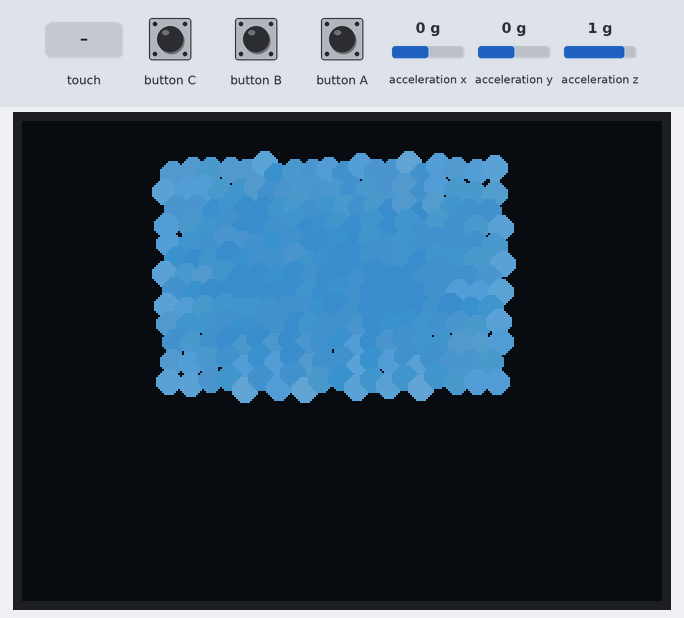
Bench run of a sketch on a simulated ESP32-S3. Parts: 320×240 colour display. Inputs (shaded band) come from the test bench; at power-on: acceleration x 0 g, acceleration y 0 g, acceleration z 1 g. Random numbers use the default seed unless the sketch sets one.

Above: at 1.3 s.
1.4 s: acceleration x set to -1.4 g
At 1.79 s:
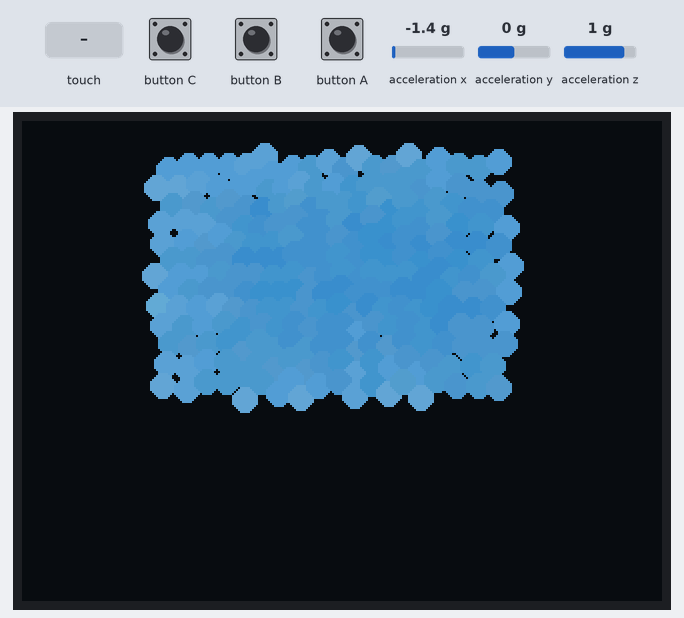
3.8 s: touch panel pressed at 13 % / 10 % of its raw x / y range
At 4.11 s:
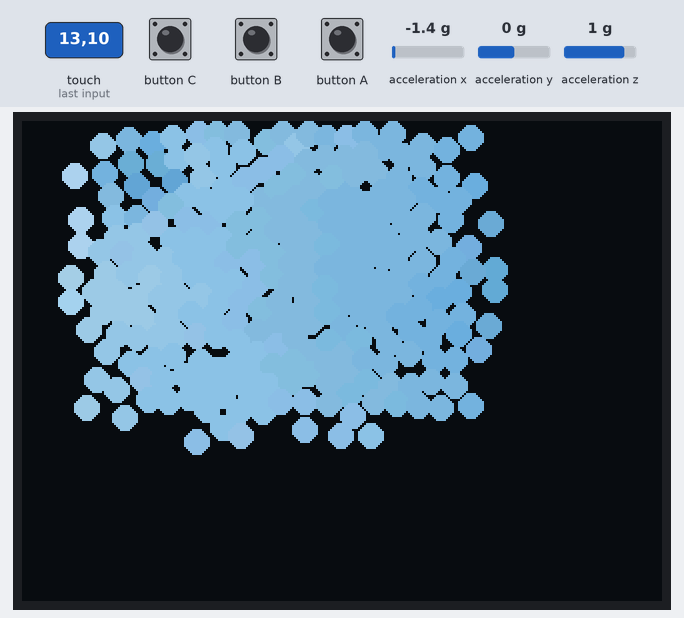
6.2 s: acceleration y set to -1.4 g
At 8.3 s:
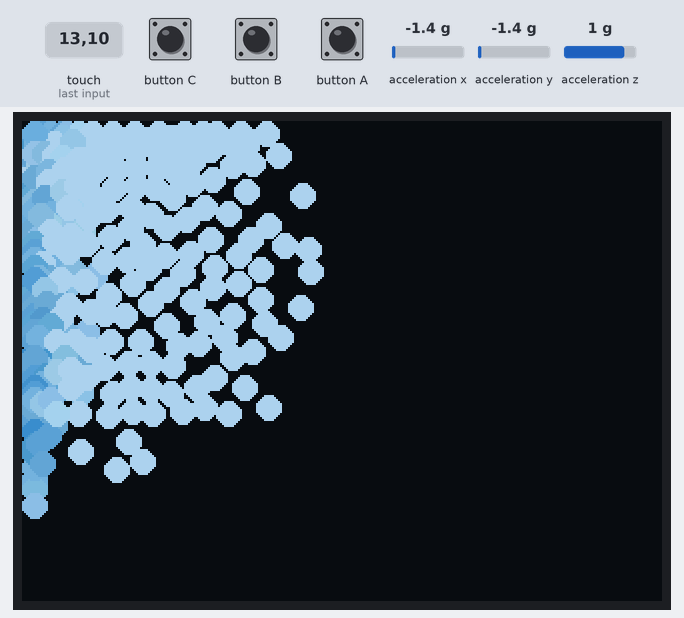
8.5 s: touch panel pressed at 13 % / 30 % of its raw x / y range
At 9.15 s:
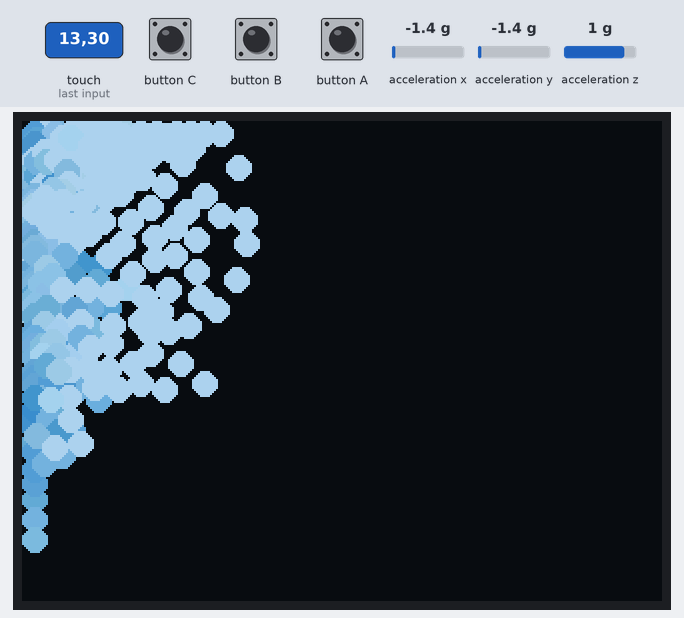
11.5 s: touch panel pressed at 38 % / 10 % of its raw x / y range
At 12.38 s:
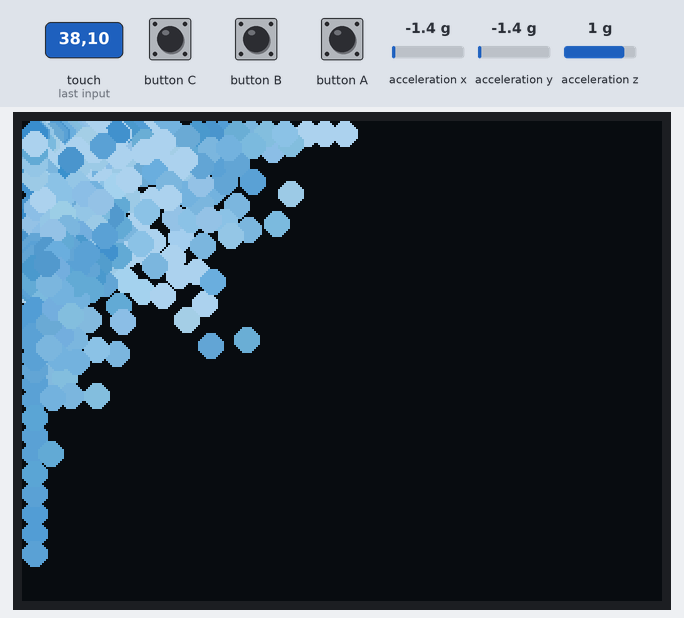
14.5 s: acceleration x set to -0.8 g
At 16.2 s:
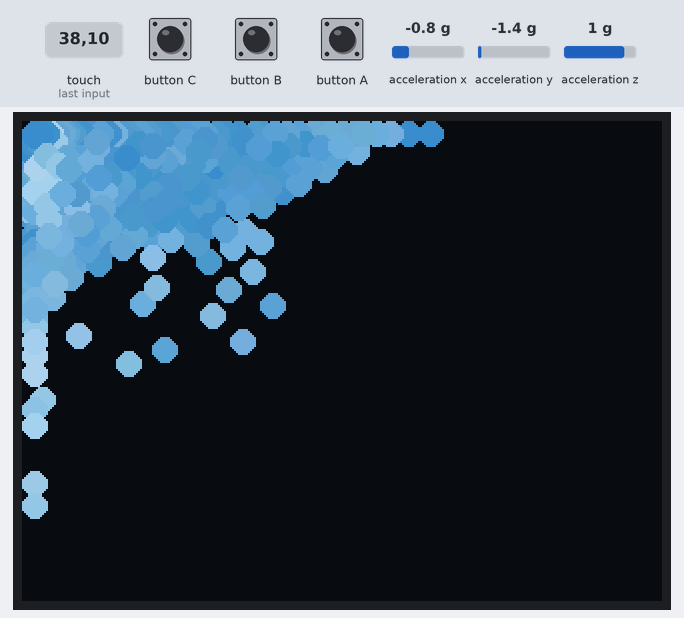
Timing chart, 0 to 17.7 s (numbered marks = the images above; inputs shaded):
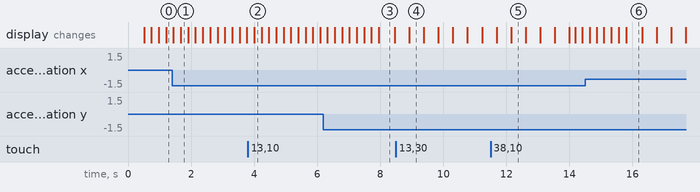

The sketch:

cores3_fluid.ino
```cpp
// cores3_fluid.ino
// -----------------------------------------------------------------------------
// M5Stack CoreS3 用 加速度センサ・デモ「揺れる水」
//
//   本体を傾けると、IMU の加速度が重力になって水（粒子）が流れ・溜まり・跳ねる。
//   画面をなぞると、その場所の水をかき混ぜられる。
//
// 位置ベース(PBD)の簡易粒子法。粒子どうしを最小間隔まで押し合うことで
// 非圧縮っぽい「液体」の見た目を出している。近傍探索は空間グリッドで高速化。
//
// 追加センサ不要。CoreS3 内蔵の 液晶 / IMU / タッチ だけで動く。
// 必要ライブラリ: M5Unified
// -----------------------------------------------------------------------------
#include <M5Unified.h>

// ---- パラメータ -------------------------------------------------------------
static constexpr int   N        = 260;    // 粒子数
static constexpr float H_RAD    = 10.0f;   // 相互作用（＝最小間隔）半径
static constexpr float DRAW_R   = 6.0f;    // 描画半径（H_RADより気持ち大きく＝溶け合う）
static constexpr float GRAV     = 0.30f;   // 重力の強さ
static constexpr float DAMP     = 0.98f;   // 減衰
static constexpr float STIFF    = 0.30f;   // 押し合いの強さ
static constexpr int   ITERS    = 2;       // 押し合いの反復回数
static constexpr float VMAX     = 8.0f;    // 速度上限（暴走防止）

// ---- 空間グリッド（近傍探索用）---------------------------------------------
static constexpr int   CS       = (int)H_RAD;   // セル一辺
static constexpr int   GC_MAX   = 320 / CS + 2;
static constexpr int   GR_MAX   = 240 / CS + 2;
int   head[GC_MAX * GR_MAX];
int   nxt[N];
int   GC, GR;

// ---- 粒子 -------------------------------------------------------------------
float px[N], py[N], vx[N], vy[N], ppx[N], ppy[N];

M5Canvas canvas(&M5.Display);
int      W, H;
uint16_t BG, WATER, FOAM;

uint16_t lerp565(uint16_t a, uint16_t b, float t) {
  int ar = (a >> 11) & 0x1F, ag = (a >> 5) & 0x3F, ab = a & 0x1F;
  int br = (b >> 11) & 0x1F, bg = (b >> 5) & 0x3F, bb = b & 0x1F;
  return (int(ar + (br - ar) * t) << 11) | (int(ag + (bg - ag) * t) << 5) | int(ab + (bb - ab) * t);
}

inline int cellOf(float x, float y) {
  int cx = constrain((int)(x / CS), 0, GC - 1);
  int cy = constrain((int)(y / CS), 0, GR - 1);
  return cy * GC + cx;
}

void buildGrid() {
  for (int c = 0; c < GC * GR; c++) head[c] = -1;
  for (int i = 0; i < N; i++) {
    int c = cellOf(px[i], py[i]);
    nxt[i] = head[c];
    head[c] = i;
  }
}

void setup() {
  auto cfg = M5.config();
  M5.begin(cfg);
  M5.Display.setRotation(1);
  W = M5.Display.width();
  H = M5.Display.height();
  GC = W / CS + 1;
  GR = H / CS + 1;

  BG    = M5.Display.color565(  8,  14,  22);
  WATER = M5.Display.color565( 56, 140, 200);
  FOAM  = M5.Display.color565(220, 240, 255);

  canvas.setColorDepth(16);
  if (!canvas.createSprite(W, H)) { canvas.setColorDepth(8); canvas.createSprite(W, H); }

  // 中央に水のかたまりを置く
  randomSeed(micros());
  int cols = 20;
  for (int i = 0; i < N; i++) {
    px[i] = W / 2 - cols * 4 + (i % cols) * 8 + random(-2, 2);
    py[i] = 30 + (i / cols) * 8 + random(-2, 2);
    vx[i] = vy[i] = 0;
  }
}

void loop() {
  M5.update();

  // --- 重力（傾き）---
  float ax = 0, ay = 0, az = 0;
  M5.Imu.getAccel(&ax, &ay, &az);
  float gx = ax * GRAV;   // 流れが逆なら符号を反転
  float gy = ay * GRAV;

  // --- タッチでかき混ぜ ---
  bool stir = false; float sx = 0, sy = 0;
  auto t = M5.Touch.getDetail();
  if (t.isPressed()) { stir = true; sx = t.x; sy = t.y; }

  // --- 速度を進める＆位置を仮更新 ---
  for (int i = 0; i < N; i++) {
    vx[i] = (vx[i] + gx) * DAMP;
    vy[i] = (vy[i] + gy) * DAMP;
    if (stir) {
      float dx = px[i] - sx, dy = py[i] - sy;
      float d2 = dx * dx + dy * dy;
      if (d2 < 40 * 40 && d2 > 1) {
        float inv = 1.0f / sqrtf(d2);
        vx[i] += dx * inv * 2.5f;
        vy[i] += dy * inv * 2.5f;
      }
    }
    vx[i] = constrain(vx[i], -VMAX, VMAX);
    vy[i] = constrain(vy[i], -VMAX, VMAX);
    ppx[i] = px[i]; ppy[i] = py[i];
    px[i] += vx[i];
    py[i] += vy[i];
  }

  // --- 近傍探索 → 押し合い（非圧縮性）---
  buildGrid();
  for (int it = 0; it < ITERS; it++) {
    for (int i = 0; i < N; i++) {
      int cx = constrain((int)(px[i] / CS), 0, GC - 1);
      int cy = constrain((int)(py[i] / CS), 0, GR - 1);
      for (int oy = -1; oy <= 1; oy++) {
        int ny = cy + oy; if (ny < 0 || ny >= GR) continue;
        for (int ox = -1; ox <= 1; ox++) {
          int nx = cx + ox; if (nx < 0 || nx >= GC) continue;
          for (int j = head[ny * GC + nx]; j != -1; j = nxt[j]) {
            if (j <= i) continue;
            float dx = px[j] - px[i], dy = py[j] - py[i];
            float d2 = dx * dx + dy * dy;
            if (d2 < H_RAD * H_RAD && d2 > 0.0001f) {
              float d = sqrtf(d2);
              float push = (H_RAD - d) * STIFF * 0.5f;
              float ux = dx / d, uy = dy / d;
              px[i] -= ux * push; py[i] -= uy * push;
              px[j] += ux * push; py[j] += uy * push;
            }
          }
        }
      }
      // 壁
      if (px[i] < DRAW_R)     px[i] = DRAW_R;
      if (px[i] > W - DRAW_R) px[i] = W - DRAW_R;
      if (py[i] < DRAW_R)     py[i] = DRAW_R;
      if (py[i] > H - DRAW_R) py[i] = H - DRAW_R;
    }
  }

  // --- 実際の移動量から速度を作り直す（安定）---
  for (int i = 0; i < N; i++) {
    vx[i] = px[i] - ppx[i];
    vy[i] = py[i] - ppy[i];
  }

  // --- 描画（速い粒子ほど白く＝しぶき）---
  canvas.fillScreen(BG);
  for (int i = 0; i < N; i++) {
    float sp = sqrtf(vx[i] * vx[i] + vy[i] * vy[i]);
    float f = constrain(sp / 6.0f, 0.0f, 1.0f);
    canvas.fillCircle((int)px[i], (int)py[i], (int)DRAW_R, lerp565(WATER, FOAM, f * 0.7f));
  }
  canvas.pushSprite(0, 0);
}
```

Measured:
- what the display in image 3 shows lasts 0.5 s, from 8.0 s to 8.5 s
